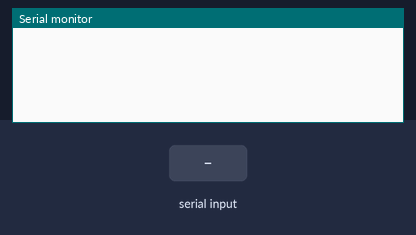
Bench run of a sketch on a simulated Arduino Uno, built with avr-gcc and run on an emulated ATmega328P. On the bench: the last lines printed to the serial monitor. The test bench sets the inputs (shaded band).

Above: at 1.2 s.
1.3 s: "1\n" received over Serial
At 1.8 s:
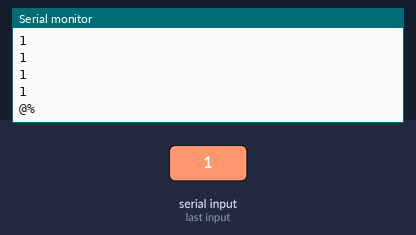
2.8 s: "0\n" received over Serial
At 4.0 s:
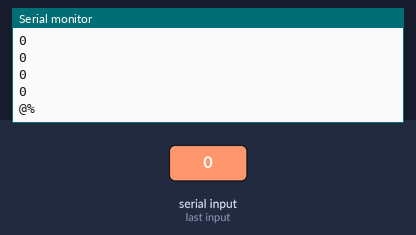
4.3 s: "2\n" received over Serial
At 5.3 s:
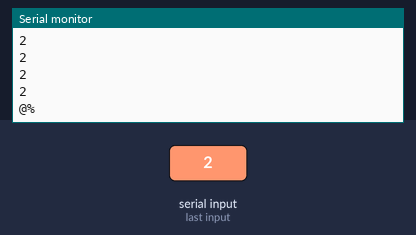
Timing chart, 0 to 7.3 s (numbered marks = the images above; inputs shaded):
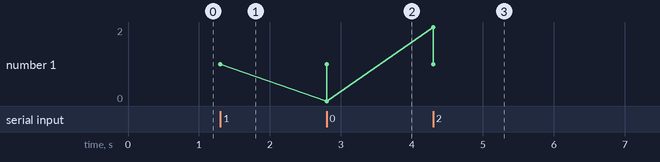

The sketch:

testStringMemoryOperation.ino
```cpp
char* p;

bool readS() {
  if (Serial.available() > 0) {
    char stringHeader[2];
    Serial.println("_________");
    {
      String a;
      a = Serial.readStringUntil('\n');
      Serial.println(a);
      Serial.println(a.length());
      strncpy(stringHeader, a.c_str(), 2);
      p = (char*)a.c_str();
      Serial.println(p);
      p[2] = '@';
      p[3] = '%';
    }
    Serial.println(p);
    strncpy(p, stringHeader, 2);
    Serial.println(p);
    return true;

  }
  return false;
}
void setup() {
  // put your setup code here, to run once:
  Serial.begin(115200);

}

void loop() {
  // put your main code here, to run repeatedly:
  if (readS()) {
    Serial.println(p);

    Serial.println(p);
    Serial.println(p + 1);
    Serial.println(p + 2);
  }
}
```

Measured:
- after the input at 1.3 s, the serial monitor: prints a new line at once (image 1)
- after the input at 2.8 s, the serial monitor: prints a new line at once (image 2)
- after the input at 4.3 s, the serial monitor: prints a new line at once (image 3)
- plotted number 1: 1 → 0 after the input at 2.8 s, 0 → 2 after the input at 4.3 s
